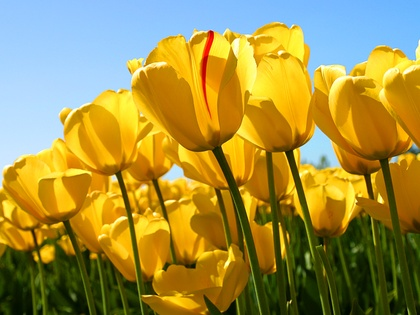
%> input picture 05_histograms/tulips.jpg, 420 x 315 px, shrunk from 1024 x 768 before the run
$ octave only_histogram.m   (GNU Octave 9; MATLAB toolbox functions it lacks are replaced by stand-ins)
%> lines starting %> are read from the running program, lines starting %| are printed output that depends on the picture
### 05_histograms/get_frequency.m
function [ frequencies ] = get_frequency( image )
  % get_frequency Function that generates a vector that represents the histogram for an image
  [rows, cols] = size(image);
  frequencies = zeros(1, 256);

  for i = 1:rows
    for j = 1:cols
      value = image(i, j) + 1;
      frequencies(value) = frequencies(value) + 1;
    end
  end
end

### 05_histograms/only_histogram.m
% Generate an histogram from a gray scaled image

image = imread('tulips.jpg');
%> image is the input picture: size 315x420x3 uint8; mean R, G, B 160.9, 143.3, 68.1

gray_image = rgb2gray(image);
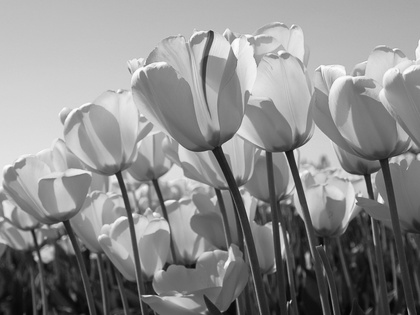
%> gray_image: size 315x420 uint8; min 4, max 254, mean 140

gray_histogram = get_frequency(gray_image);
%> after the loop in get_frequency, `for i = 1:rows`: frequencies = 256 values, max 1547 at index 191, min 0 at index 1, mean 516.8
%> gray_histogram has the same summary as frequencies in get_frequency

figure(1), bar(gray_histogram)
%> after `bar(gray_histogram)`:
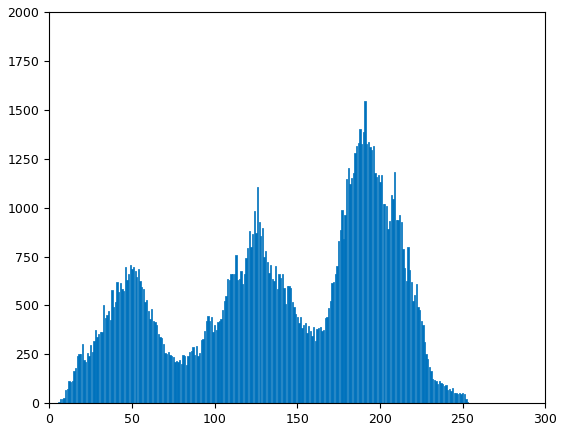
%> figure redrawn from the program's plot data; tallest bar 1547 high, from x = 190.6 to 191.4
